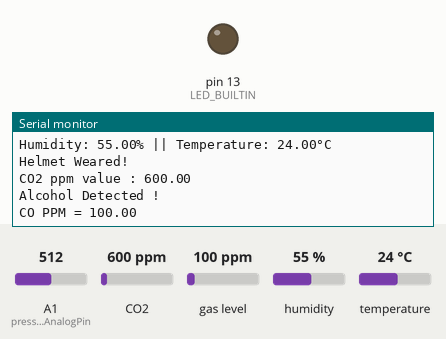
Bench run of a sketch on a simulated Arduino Uno, built with avr-gcc and run on an emulated ATmega328P. Shown: output pins drawn as LEDs (lit = HIGH), the last lines printed to the serial monitor. Inputs (shaded band) come from the test bench; at power-on: CO2 600 ppm, A1 (pressureAnalogPin) = 512, gas level 100 ppm, humidity 55 %, temperature 24 °C. No radio packets arrive unless stated.

Above: at 5.9 s.
6.0 s: CO2 set to 1050 ppm
At 10.37 s:
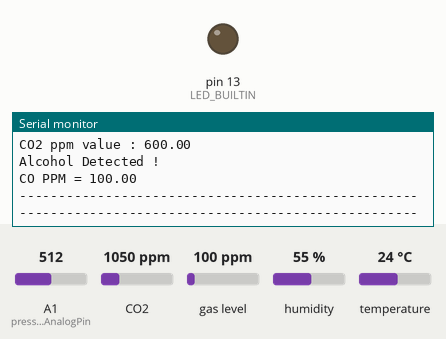
17.2 s: A1 (pressureAnalogPin) set to 30
At 22.2 s:
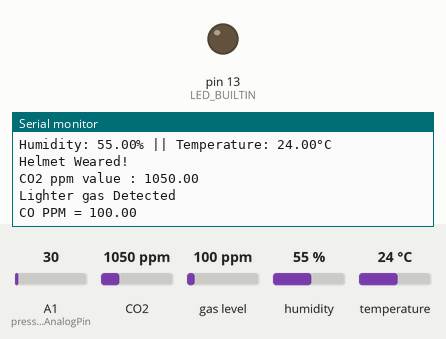

The sketch:

FinalTransmitter.ino
```cpp
#include <SPI.h>
#include <RF24.h>
#include <RF24_config.h>
#include <nRF24L01.h>
#include <printf.h>
#include "MQ7.h"
#include <DHT.h>
#include "MQ135.h"
#include <stdbool.h>

#define dataPin 2
#define DHTType DHT11
#define ANALOGPIN A0
#define RZERO 206.85
#define A_PIN 3
#define VOLTAGE 5

RF24 radio(7, 8); // CE, CSN

const byte address[6] = "10001";

MQ135 gasSensor = MQ135(ANALOGPIN);

DHT dht = DHT(dataPin, DHTType);

int pressureAnalogPin = 1;
int pressureReading;
int noPressure = 5;
int lightPressure = 100;
int mediumPressure = 1000;
int Force;
int Area = 14.7;
int out;

int IRSensor = 3;

struct DataPack{
  int pressureReading;
  float h;
  float t;
  bool flag;
  int out;
  float ppm;
}MyData;

MQ7 mq7(A_PIN, VOLTAGE);

void setup(void) {
  radio.begin();
  radio.openWritingPipe(address);
  radio.setPALevel(RF24_PA_MIN);
  radio.setDataRate(RF24_250KBPS);
  radio.stopListening();

  Serial.begin(9600);

  Serial.println("");

  Serial.println("Calibrating MQ7");
  mq7.calibrate();
  Serial.println("Calibration done!");

  pinMode(IRSensor, INPUT);
  pinMode(LED_BUILTIN, OUTPUT);

  dht.begin();

  float rzero = gasSensor.getRZero();
  Serial.print("MQ135 RZERO Calibration Value : ");
  Serial.println(rzero);
}

void loop(void) {
  delay(5000);
  ////////////////// Force Sensor///////////////////////////
  //////////////////////////////////////////////////////////

  pressureReading = analogRead(pressureAnalogPin);
  Serial.println("------------------------------------------------------------------------------------------------------");
  Serial.print("Pressure Pad Reading = ");
  Serial.println(pressureReading);

  if (pressureReading < noPressure) {
    Serial.println(" - No Force Exerted");
  } else if (pressureReading < lightPressure) {
    Serial.println(" - Force Exerted is Normal");
  } else if (pressureReading < mediumPressure) {
    Serial.println(" - Medium Force Exerted");
  } else{
    Serial.println(" - High Force is being Exerted");
  }

  Force = pressureReading * Area;
  Serial.print("Force = ");
  Serial.println(Force);
  Serial.println("");

  /////////////DHT 11 Temperature and Humidity////////////////////////
  ////////////////////////////////////////////////////////////////////

  float h = dht.readHumidity();
  float t = dht.readTemperature();

  if (isnan(h) || isnan(t)) {
        Serial.println("Failed to read from the DHT sensor, check wiring.");
        return;
    }

  Serial.print("Humidity: ");
  Serial.print(h);
  Serial.print("% || Temperature: ");
  Serial.print(t);
  Serial.print("°C ");
  Serial.println();

  ////////////Infra Red Sensor/////////////////
  ////////////////////////////////////////////
  int sensorStatus = digitalRead(IRSensor);

  if (digitalRead(IRSensor) == HIGH)
  {
    Serial.println("Helmet Not Weared!");
  }
  if (digitalRead(IRSensor) == LOW)
  {
    Serial.println("Helmet Weared!");
  }

  Serial.println("");
  bool flag;

  if (digitalRead(IRSensor) == HIGH)
  {
    flag = false;
  }
  if (digitalRead(IRSensor) == LOW)
  {
    flag = true;
  }

  ///////////////////MQ135///////////////////
  ///////////////////////////////////////////

  float ppm = gasSensor.getPPM();
  Serial.print("CO2 ppm value : ");
  Serial.println(ppm);

  if (ppm <= 150){
    Serial.println("Normal air");
  }
  if ((ppm <= 700)&&(ppm >= 150)){
    Serial.println("Alcohol Detected ! ");
  }
  if (ppm >= 700){
    Serial.println("Lighter gas Detected");
  }
  Serial.println("");

  ////////////CO Sensor MQ7///////////////////
  ////////////////////////////////////////////
  Serial.print("CO PPM = ");
  Serial.println(mq7.readPpm());
  out = mq7.readPpm();
  Serial.println("");

 ////////////////////////////////////////////
 //////////////Sending Packets///////////////
  MyData.pressureReading = pressureReading;
  MyData.h = h;
  MyData.t = t;
  MyData.flag = flag;
  MyData.ppm = ppm;
  MyData.out = out;

  radio.write(&MyData, sizeof(MyData));
}
```

Measured:
- after the input at 17.2 s, the serial monitor: prints a new line after 3.7 s (image 2)
